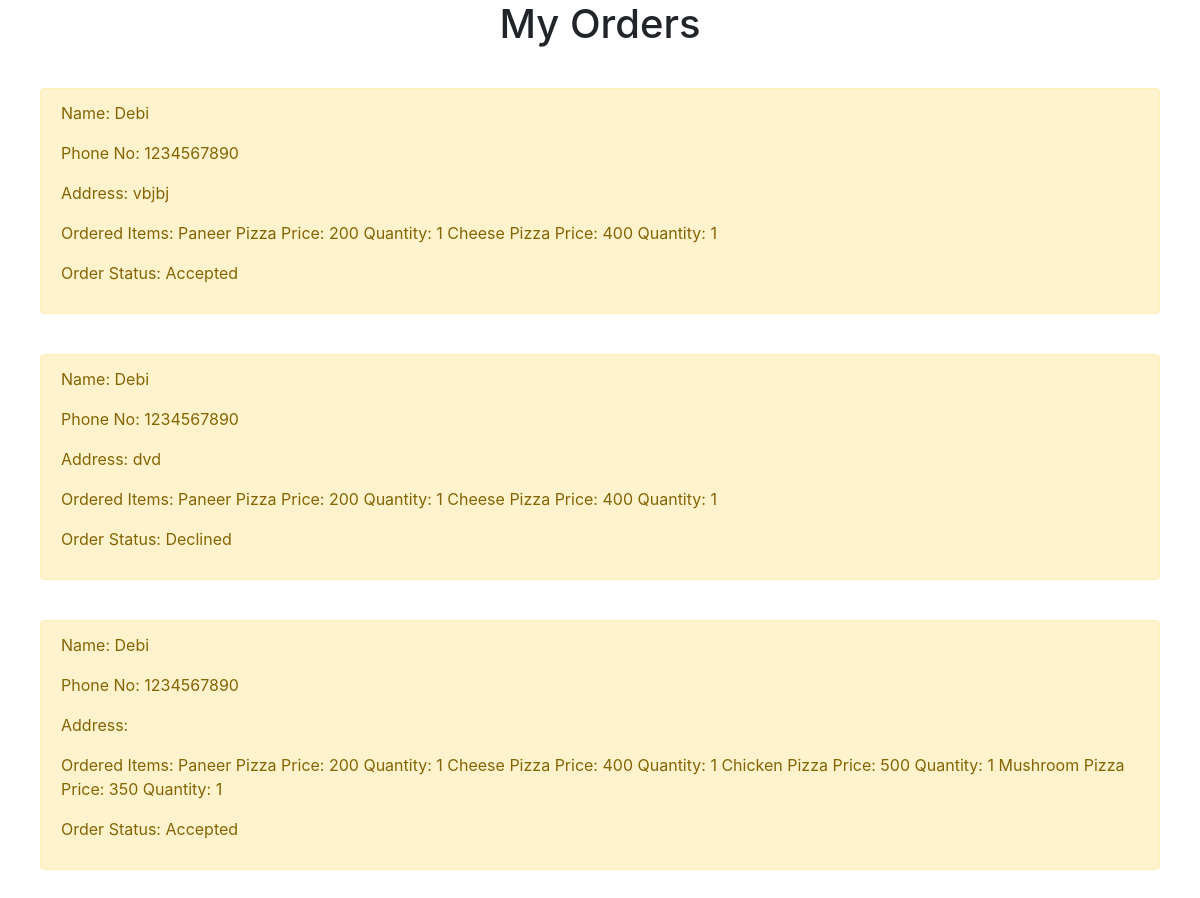
The page /user_orders_section/ (signed in) on the database its author committed.
### pizza_app/models.py (models this page shows)
class Order_Model(models.Model):
    user_name = models.CharField(max_length=10)
    phone_no = models.CharField(max_length=10)
    user_address = models.CharField(max_length=100)
    ordered_items = models.CharField(max_length=20)
    order_status = models.CharField(max_length=10)

### pizza_app/views.py (the view)
# urls.py: path('user_orders_section/', user_orders),
def user_orders(request):
    orders = Order_Model.objects.filter(user_name=request.user.username)
    context = {'orders': orders}
    return render(request, 'pizza_app/user_orders_section.html', context)

### pizza_app/templates/pizza_app/user_orders_section.html
{% extends 'base.html' %}
{% block content %}
<h1 style="text-align: center">My Orders</h1>
{% for order in orders %}
    <div style="margin: 40px" class="alert alert-warning" role="alert">
        <p>Name: {{order.user_name}}</p>
        <p>Phone No: {{order.phone_no}}</p>
        <p>Address: {{order.user_address}}</p>
        <p>Ordered Items: {{order.ordered_items}}</p>
        <p>Order Status: {{order.order_status}}</p>
    </div>
{% endfor %}
{% endblock %}

### rows shown on the page
Order_Model: user_name "Debi", phone_no "1234567890", user_address "vbjbj", ordered_items "Paneer Pizza Price: 200 Quantity: 1 Cheese Pizza Price: 400 Quantity: 1", order_status "Accepted"
Order_Model: user_name "Debi", phone_no "1234567890", user_address "dvd", ordered_items "Paneer Pizza Price: 200 Quantity: 1 Cheese Pizza Price: 400 Quantity: 1", order_status "Declined"
Order_Model: user_name "Debi", phone_no "1234567890", ordered_items "Paneer Pizza Price: 200 Quantity: 1 Cheese Pizza Price: 400 Quantity: 1 Chicken Pizza Price: 500 Quantity: 1 Mushroom Pizza Price: 350 Quantity: 1", order_status "Accepted"
